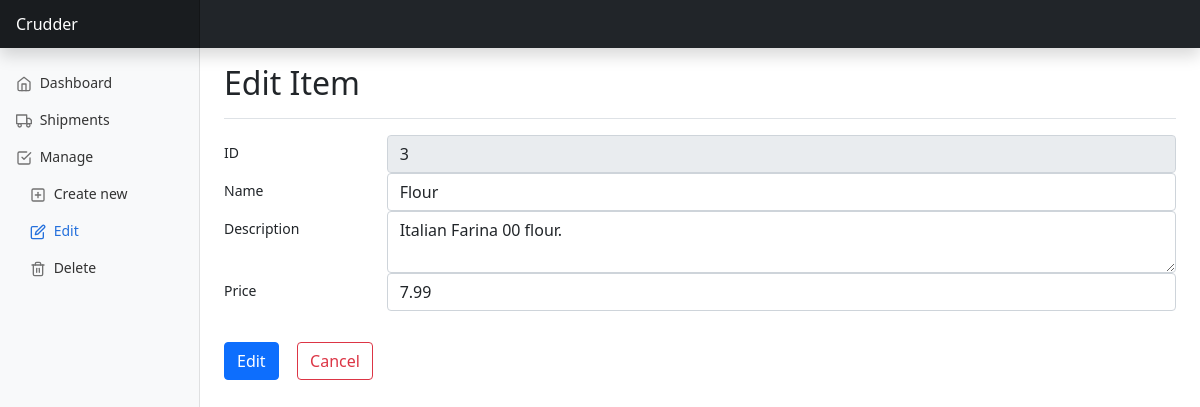
The page /manage/edit/3 on the database its author committed.
### tables this page shows
CREATE TABLE items (
  id INTEGER PRIMARY KEY AUTOINCREMENT,
  name TEXT,
  description TEXT,
  price REAL
);

### app.py (the view, shortened to what this page needs)
@app.route('/manage/edit/<int:item_id>', methods=['GET', 'POST'])
def manage_edit_item(item_id):
    conn = db.get_db_connection()
    item = db.execute_query(
        conn=conn,
        query=constants.GET_ITEM_QUERY,
        args=(item_id,)
    ).fetchone()
    conn.close()
    return render_template('manage/edit_details.html', item=item)

### db.py (called while the page is built)
def get_db_connection(db='database.db'):
    conn = sqlite3.connect(db)
    conn.row_factory = sqlite3.Row
    return conn

def get_db_cursor(conn):
    return conn.cursor()

def execute_query(conn, query, args=None):
    cursor = get_db_cursor(conn)
    if args:
        cursor.execute(query, args)
    else:
        cursor.execute(query)
    conn.commit()
    return cursor

### templates/manage/edit_details.html (shortened to what this page needs)
{% extends "base.html" %}
{% block sidebar %}
  <li class="nav-item">
    <a class="nav-link" href="/index">
      <span data-feather="home"></span>
      Dashboard
    </a>
  </li>
  <li class="nav-item">
    <a class="nav-link" href="/shipments">
      <span data-feather="truck"></span>
      Shipments
    </a>
  </li>
  <li class="nav-item">
    <a class="nav-link" href="/manage">
      <span data-feather="check-square"></span>
      Manage
    </a>
    <ul class="nav flex-column">
      <li class="nav-item"><a class="nav-link" href="/manage/create">
        <span data-feather="plus-square"></span>
        Create new
      </a>
      </li>
      <li class="nav-item"><a class="nav-link active" aria-current="page" href="/manage/edit">
        <span data-feather="edit"></span>
        Edit
      </a>
      </li>
      <li class="nav-item"><a class="nav-link" href="/manage/delete">
        <span data-feather="trash-2"></span>
        Delete
      </a>
      </li>
    </ul>
  </li>
{% endblock %}
{% block header %}Edit Item{% endblock %}
{% block content %}
  <form method="post">
  <div class="form-group row">
    <label for="item_id" class="col-sm-2 col-form-label">ID</label>
    <div class="col-sm-10">
      <input type="text" class="form-control" name="item_id" id="item_id" value="{{ item["id"] }}" disabled required>
    </div>
  </div>
  <div class="form-group row">
    <label for="name" class="col-sm-2 col-form-label">Name</label>
    <div class="col-sm-10">
      <input type="text" class="form-control" name="name" id="name" placeholder="{{ item["name"] }}" value="{{ item["name"] }}" required>
    </div>
  </div>
  <div class="form-group row">
    <label for="description" class="col-sm-2 col-form-label">Description</label>
    <div class="col-sm-10">
      <textarea class="form-control" name="description" id="description" required>{{ item["description"] }}</textarea>
    </div>
  </div>
  <div class="form-group row">
    <label for="price" class="col-sm-2 col-form-label">Price</label>
    <div class="col-sm-10">
      <input type="number" class="form-control" name="price" id="price" step="0.01" min="0.01" max="999999.99"
             placeholder="{{ "{:.2f}".format(item["price"]) }}" value="{{ "{:.2f}".format(item["price"]) }}" required>
    </div>
  </div><br>
  <h1>
  <button type="submit" class="btn btn-primary me-2">Edit</button>
  {% if success %}
  <a href="/manage/edit"><button type="button" class="btn btn-outline-primary">Done</button></a>
  {% else %}
  <a href="/manage/edit"><button type="button" class="btn btn-outline-danger">Cancel</button></a>
  {% endif %}
  </h1>
  </form>
{% endblock %}

### static/dashboard.css (style rules this page uses)
body { font-size: .875rem; }
li > ul > li { padding-left: 1em; }
.feather { width: 16px; height: 16px; vertical-align: text-bottom; }
.sidebar .nav-link { font-weight: 500; color: #333; }
.sidebar .nav-link .feather { margin-right: 4px; color: #727272; }
.sidebar .nav-link.active { color: #2470dc; }
.sidebar .nav-link:hover .feather, .sidebar .nav-link.active .feather { color: inherit; }

### rows shown on the page
items: item_id "3", name "Flour", description "Italian Farina 00 flour.", price "7.99"
